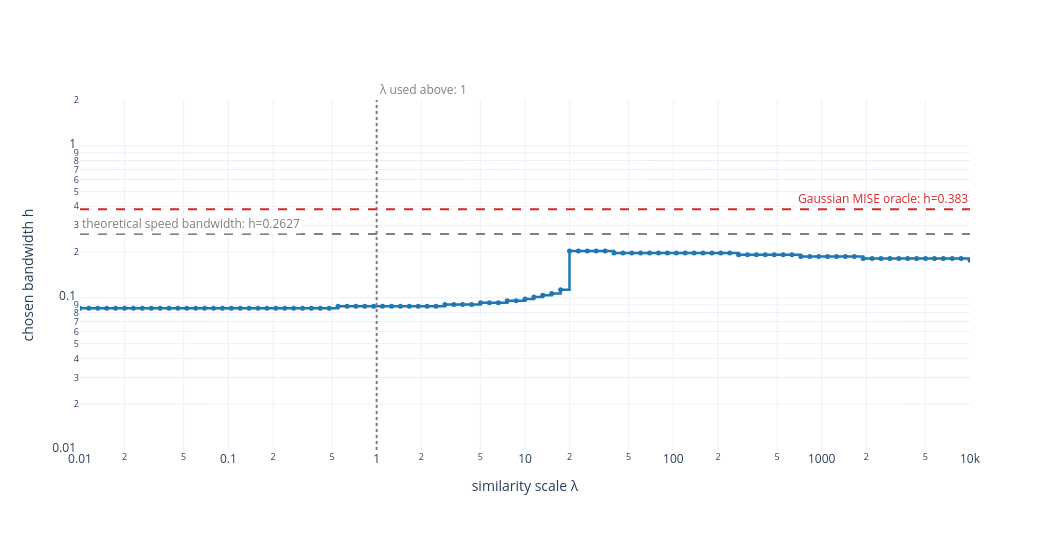

Write notebook code for a chart like this one.
### Markdown cell above
### Similarity scale versus chosen bandwidth

For the same sample and bandwidth grid linear in $\psi_\beta$, the plot below varies the similarity scale $\lambda$ in $S_{ij}=\exp(-\lambda D_{2,ij})$ and records the bandwidth at the maximum of the Doob stationary mass. Here $\lambda$ plays the same role as `stationary_example_tau` above. The red dashed horizontal line marks the Gaussian MISE-oracle bandwidth, and the gray dashed horizontal line marks the theoretical speed bandwidth.

### Code cell
stationary_example_lambda_values = np.geomspace(1e-2, 1e4, 101)
stationary_example_log_lambda_min = np.log10(
    stationary_example_lambda_values[0]
)
stationary_example_log_lambda_max = np.log10(
    stationary_example_lambda_values[-1]
)
stationary_example_lambda_reference_paper_x = (
    np.log10(stationary_example_tau)
    - stationary_example_log_lambda_min
) / (
    stationary_example_log_lambda_max
    - stationary_example_log_lambda_min
)
stationary_example_oracle_paper_y = (
    np.log10(stationary_example_oracle_h)
    - stationary_example_log_h_min
) / stationary_example_log_h_span
stationary_example_h_speed_paper_y = (
    np.log10(stationary_example_h_speed)
    - stationary_example_log_h_min
) / stationary_example_log_h_span

stationary_example_divergence = beta2_divergence_matrix_fft(
    samples=stationary_example_samples,
    h_grid=stationary_example_grid,
    half_width=stationary_example_half_width,
    spatial_points=stationary_example_spatial_points,
)
stationary_example_lambda_selected_indices = np.empty(
    len(stationary_example_lambda_values),
    dtype=int,
)

for index, current_lambda in enumerate(
    stationary_example_lambda_values
):
    current_similarity = np.exp(
        -current_lambda * stationary_example_divergence
    )
    np.fill_diagonal(current_similarity, 1.0)
    current_mass = doob_stationary_mass(current_similarity)
    stationary_example_lambda_selected_indices[index] = int(
        np.argmax(current_mass)
    )

stationary_example_lambda_selected_bandwidths = (
    stationary_example_grid[
        stationary_example_lambda_selected_indices
    ]
)

stationary_example_lambda_figure = go.Figure(
    go.Scatter(
        x=stationary_example_lambda_values,
        y=stationary_example_lambda_selected_bandwidths,
        customdata=stationary_example_lambda_selected_indices,
        mode="lines+markers",
        line=dict(color="#1f77b4", width=2.5, shape="hv"),
        marker=dict(size=5),
        hovertemplate=(
            "lambda (λ)=%{x:.6g}"
            "<br>chosen bandwidth h=%{y:.6g}"
            "<br>grid index=%{customdata}<extra></extra>"
        ),
    )
)
stationary_example_lambda_figure.add_vline(
    x=stationary_example_tau,
    line=dict(color="#7f7f7f", width=2, dash="dot"),
)
stationary_example_lambda_figure.add_hline(
    y=stationary_example_oracle_h,
    line=dict(color="#d62728", width=2, dash="dash"),
)
stationary_example_lambda_figure.add_hline(
    y=stationary_example_h_speed,
    line=dict(color="#7f7f7f", width=2, dash="dash"),
)
stationary_example_lambda_figure.add_annotation(
    x=stationary_example_lambda_reference_paper_x,
    y=1.0,
    xref="paper",
    yref="paper",
    text=f"λ used above: {stationary_example_tau:g}",
    showarrow=False,
    xanchor="left",
    yanchor="bottom",
    font=dict(color="#7f7f7f"),
)
stationary_example_lambda_figure.add_annotation(
    x=1.0,
    y=stationary_example_oracle_paper_y,
    xref="paper",
    yref="paper",
    text=f"Gaussian MISE oracle: h={stationary_example_oracle_h:.4g}",
    showarrow=False,
    xanchor="right",
    yanchor="bottom",
    font=dict(color="#d62728"),
)
stationary_example_lambda_figure.add_annotation(
    x=0.0,
    y=stationary_example_h_speed_paper_y,
    xref="paper",
    yref="paper",
    text=(
        "theoretical speed bandwidth: "
        f"h={stationary_example_h_speed:.4g}"
    ),
    showarrow=False,
    xanchor="left",
    yanchor="bottom",
    font=dict(color="#7f7f7f"),
    bgcolor="rgba(255,255,255,0.8)",
)
stationary_example_lambda_figure.update_xaxes(
    title_text="similarity scale λ",
    type="log",
    range=[
        stationary_example_log_lambda_min,
        stationary_example_log_lambda_max,
    ],
)
stationary_example_lambda_figure.update_yaxes(
    title_text="chosen bandwidth h",
    type="log",
    range=[
        stationary_example_log_h_min,
        stationary_example_log_h_max,
    ],
)
stationary_example_lambda_figure.update_layout(
    width=1050,
    height=550,
    template="plotly_white",
    showlegend=False,
    margin=dict(t=100, b=100),
)
stationary_example_lambda_figure.show()

### Figure 1 — Plotly figure (JSON) as saved in the notebook; plotly's stock layout.template omitted (floating-point values rounded to 4 significant figures)
{"data": [{"customdata": [77, 77, 77, 77, 77, 77, 77, 77, 77, 77, 77, 77, 77, 77, 77, 77, 77, 77, 77, 77, 77, 77, 77, 77, 77, 77, 77, 77, 77, 78, 78, 78, 78, 78, 78, 78, 78, 78, 78, 78, 78, 79, 79, 79, 79, 80, 80, 80, 81, 81, 82, 83, 84, 85, 87, 108, 108, 108, 108, 108, 107, 107, 107, 107, 107, 107, 107, 107, 107, 107, 107, 107, 107, 107, 106, 106, 106, 106, 106, 106, 106, 105, 105, 105, 105, 105, 105, 105, 104, 104, 104, 104, 104, 104, 104, 104, 104, 104, 104, 104, 103], "hovertemplate": "lambda (λ)=%{x:.6g}<br>chosen bandwidth h=%{y:.6g}<br>grid index=%{customdata}<extra></extra>", "line": {"color": "#1f77b4", "shape": "hv", "width": 2.5}, "marker": {"size": 5}, "mode": "lines+markers", "type": "scatter", "x": [0.01, 0.01148, 0.01318, 0.01514, 0.01738, 0.01995, 0.02291, 0.0263, 0.0302, 0.03467, 0.03981, 0.04571, 0.05248, 0.06026, 0.06918, 0.07943, 0.0912, 0.1047, 0.1202, 0.138, 0.1585, 0.182, 0.2089, 0.2399, 0.2754, 0.3162, 0.3631, 0.4169, 0.4786, 0.5495, 0.631, 0.7244, 0.8318, 0.955, 1.096, 1.259, 1.445, 1.66, 1.905, 2.188, 2.512, 2.884, 3.311, 3.802, 4.365, 5.012, 5.754, 6.607, 7.586, 8.71, 10, 11.48, 13.18, 15.14, 17.38, 19.95, 22.91, 26.3, 30.2, 34.67, 39.81, 45.71, 52.48, 60.26, 69.18, 79.43, 91.2, 104.7, 120.2, 138.0, 158.5, 182.0, 208.9, 239.9, 275.4, 316.2, 363.1, 416.9, 478.6, 549.5, 631.0, 724.4, 831.8, 955.0, 1096.0, 1259.0, 1445.0, 1660.0, 1905.0, 2188.0, 2512.0, 2884.0, 3311.0, 3802.0, 4365.0, 5012.0, 5754.0, 6607.0, 7586.0, 8710.0, 10000], "y": [0.08561, 0.08561, 0.08561, 0.08561, 0.08561, 0.08561, 0.08561, 0.08561, 0.08561, 0.08561, 0.08561, 0.08561, 0.08561, 0.08561, 0.08561, 0.08561, 0.08561, 0.08561, 0.08561, 0.08561, 0.08561, 0.08561, 0.08561, 0.08561, 0.08561, 0.08561, 0.08561, 0.08561, 0.08561, 0.08803, 0.08803, 0.08803, 0.08803, 0.08803, 0.08803, 0.08803, 0.08803, 0.08803, 0.08803, 0.08803, 0.08803, 0.09052, 0.09052, 0.09052, 0.09052, 0.09308, 0.09308, 0.09308, 0.09571, 0.09571, 0.09842, 0.1012, 0.1041, 0.107, 0.1131, 0.2032, 0.2032, 0.2032, 0.2032, 0.2032, 0.1976, 0.1976, 0.1976, 0.1976, 0.1976, 0.1976, 0.1976, 0.1976, 0.1976, 0.1976, 0.1976, 0.1976, 0.1976, 0.1976, 0.1922, 0.1922, 0.1922, 0.1922, 0.1922, 0.1922, 0.1922, 0.1869, 0.1869, 0.1869, 0.1869, 0.1869, 0.1869, 0.1869, 0.1818, 0.1818, 0.1818, 0.1818, 0.1818, 0.1818, 0.1818, 0.1818, 0.1818, 0.1818, 0.1818, 0.1818, 0.1768]}], "layout": {"annotations": [{"font": {"color": "#7f7f7f"}, "showarrow": false, "text": "λ used above: 1", "x": 0.3333, "xanchor": "left", "xref": "paper", "y": 1, "yanchor": "bottom", "yref": "paper"}, {"font": {"color": "#d62728"}, "showarrow": false, "text": "Gaussian MISE oracle: h=0.383", "x": 1, "xanchor": "right", "xref": "paper", "y": 0.6881, "yanchor": "bottom", "yref": "paper"}, {"bgcolor": "rgba(255,255,255,0.8)", "font": {"color": "#7f7f7f"}, "showarrow": false, "text": "theoretical speed bandwidth: h=0.2627", "x": 0, "xanchor": "left", "xref": "paper", "y": 0.6168, "yanchor": "bottom", "yref": "paper"}], "height": 550, "margin": {"b": 100, "t": 100}, "shapes": [{"line": {"color": "#7f7f7f", "dash": "dot", "width": 2}, "type": "line", "x0": 1, "x1": 1, "xref": "x", "y0": 0, "y1": 1, "yref": "y domain"}, {"line": {"color": "#d62728", "dash": "dash", "width": 2}, "type": "line", "x0": 0, "x1": 1, "xref": "x domain", "y0": 0.383, "y1": 0.383, "yref": "y"}, {"line": {"color": "#7f7f7f", "dash": "dash", "width": 2}, "type": "line", "x0": 0, "x1": 1, "xref": "x domain", "y0": 0.2627, "y1": 0.2627, "yref": "y"}], "showlegend": false, "width": 1050, "xaxis": {"range": [-2, 4], "title": {"text": "similarity scale λ"}, "type": "log"}, "yaxis": {"range": [-2, 0.301], "title": {"text": "chosen bandwidth h"}, "type": "log"}}}
